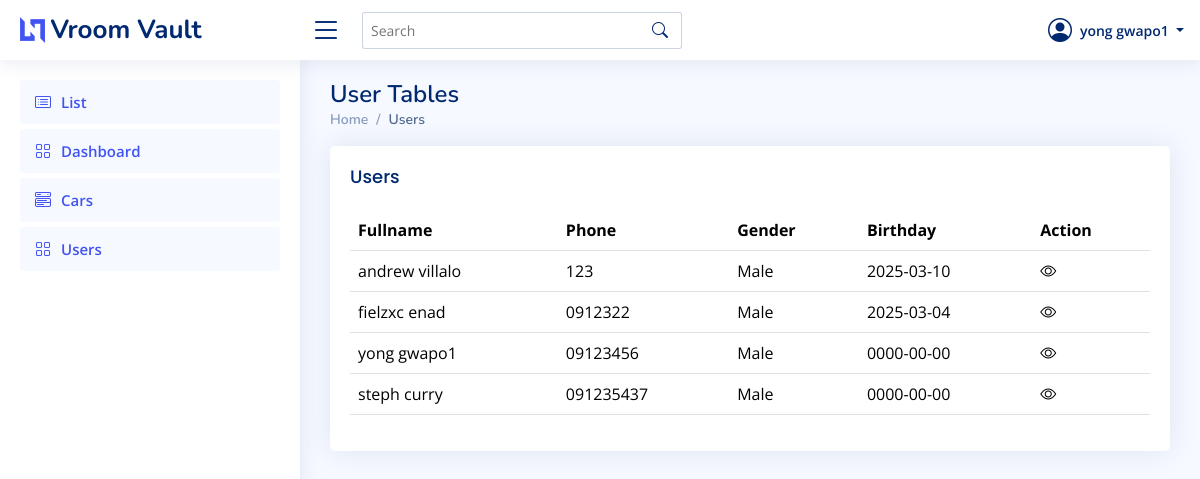
The app's page /view/users/users.php (signed in), older data.
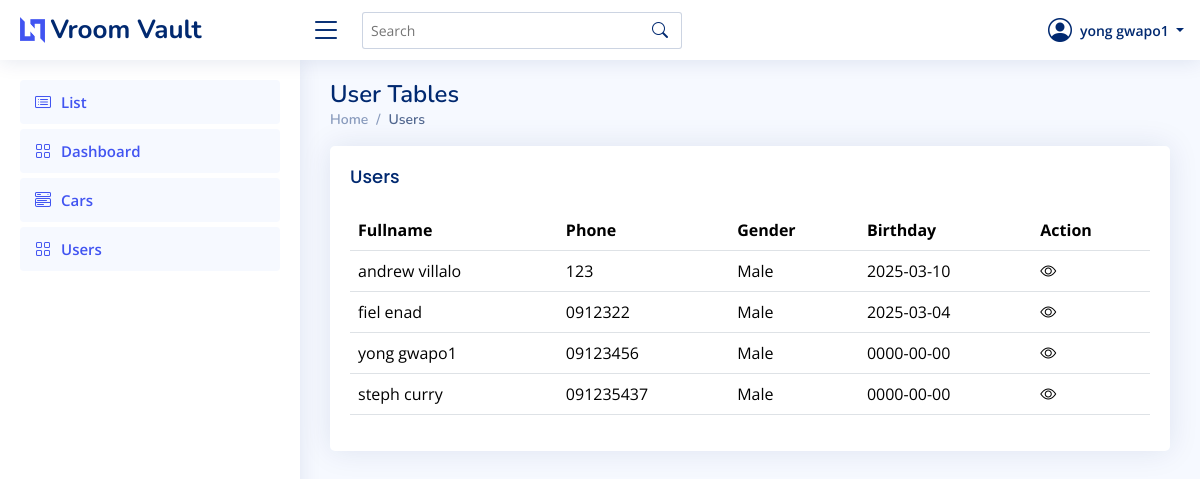
The same page, newer data.
### tables this page shows
CREATE TABLE `users` (
  `userId` int(11) NOT NULL,
  `firstName` varchar(255) NOT NULL,
  `lastName` varchar(255) NOT NULL,
  `email` varchar(255) NOT NULL,
  `password` varchar(255) NOT NULL,
  `phoneNumber` varchar(255) NOT NULL,
  `gender` enum('Male','Female') NOT NULL,
  `role` enum('admin','user') NOT NULL DEFAULT 'user',
  `birthday` date NOT NULL,
  `verification` int(11) NOT NULL DEFAULT 0,
  `profilePicture` longblob DEFAULT NULL,
  `createdAt` timestamp NOT NULL DEFAULT current_timestamp()
);

### view/users/users.php (the view, shortened to what this page needs)
<?php
include("../../auth/authenticationForUser.php");
include("./includes/header.php");
include("./includes/topbar.php");
include("./includes/sidebar.php");
?>
<div class="pagetitle">
    <h1>User Tables</h1>
    <nav>
        <ol class="breadcrumb">
            <li class="breadcrumb-item"><a href="../admin/dashboard.php">Home</a></li>
            <li class="breadcrumb-item active">Users</li>
        </ol>
    </nav>
</div>
<section class="section">
    <div class="row">
        <div class="col-lg-12">
            <div class="card">
                <div class="card-body">
                    <h5 class="card-title">Users</h5>
                    <table class="table datatable">
                        <thead>
                            <tr>
                                <th>Fullname</th>
                                <th>Phone</th>
                                <th>Gender</th>
                                <th data-type="date" data-format="YYYY/DD/MM">Birthday</th>
                                <th>Action</th>
                            </tr>
                        </thead>
                        <tbody>
                            <?php
                            $query = "SELECT `userId`, `firstName`,`lastName`,`phoneNumber`,`gender`,`birthday` FROM `users`";
                            $query_run = mysqli_query($conn, $query);
                            if (mysqli_num_rows($query_run) > 0) {
                                $index = 0;
                                foreach ($query_run as $row) {
                                    ?>
                                    <tr>
                                        <td>
                                            <span class="user-detail" id="name-<?= $index; ?>">
                                                <?= $row['firstName']; ?> <?= $row['lastName']; ?>
                                            </span>
                                        </td>
                                        <td>
                                            <span class="user-detail" id="phone-<?= $index; ?>">
                                                <?= $row['phoneNumber']; ?>
                                            </span>
                                        </td>
                                        <td>
                                            <span class="user-detail" id="gender-<?= $index; ?>">
                                                <?= $row['gender']; ?>
                                            </span>
                                        </td>
                                        <td>
                                            <span class="user-detail" id="birthday-<?= $index; ?>">
                                                <?= $row['birthday']; ?>
                                            </span>
                                        </td>
                                        <td>
                                            <i class="bi bi-eye" onclick="toggleDetails(<?= $index; ?>)" style="font-size: 1rem; cursor: pointer; transition: 0.3s;" onmouseover="this.style.color='#0d6efd'" onmouseout="this.style.color=''"></i>
                                        </td>
                                    </tr>
                                    <?php
                                    $index++;
                                }
                            }
                            ?>
                        </tbody>
                    </table>
                </div>
            </div>
        </div>
    </div>
</section>
<?php
include("./includes/footer.php");
?>

Row changes from the older to the newer data that the page shows:
changed users "enad": firstName "fielzxc" → "fiel"
